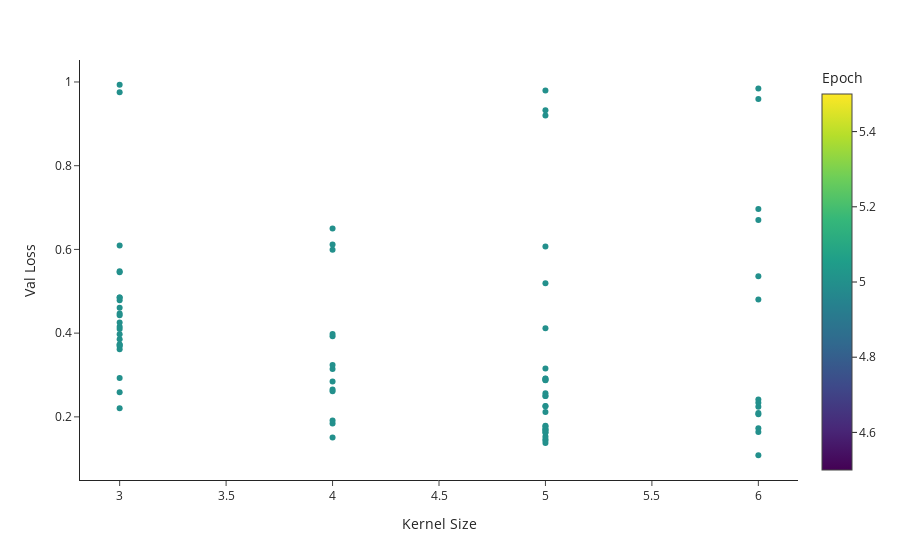

Notebook code cell kept with this figure:
### Code cell
px.scatter(data, x="Kernel Size", y="Val Loss", color="Epoch")

### Figure 1 — Plotly figure (JSON) as saved in the notebook; plotly's stock layout.template omitted (floating-point values rounded to 4 significant figures)
{"data": [{"hovertemplate": "Kernel Size=%{x}<br>Val Loss=%{y}<br>Epoch=%{marker.color}<extra></extra>", "legendgroup": "", "marker": {"color": [5, 5, 5, 5, 5, 5, 5, 5, 5, 5, 5, 5, 5, 5, 5, 5, 5, 5, 5, 5, 5, 5, 5, 5, 5, 5, 5, 5, 5, 5, 5, 5, 5, 5, 5, 5, 5, 5, 5, 5, 5, 5, 5, 5, 5, 5, 5, 5, 5, 5, 5, 5, 5, 5, 5, 5, 5, 5, 5, 5, 5, 5, 5, 5, 5, 5, 5, 5, 5, 5, 5, 5, 5, 5, 5, 5, 5, 5], "coloraxis": "coloraxis", "symbol": "circle"}, "mode": "markers", "name": "", "orientation": "v", "showlegend": false, "type": "scatter", "x": [6, 5, 5, 5, 4, 5, 5, 5, 6, 5, 5, 5, 6, 5, 5, 4, 4, 6, 6, 5, 3, 6, 5, 5, 6, 6, 5, 5, 5, 3, 4, 4, 4, 5, 5, 5, 5, 3, 4, 5, 4, 3, 3, 3, 3, 3, 4, 3, 4, 3, 5, 3, 3, 3, 3, 3, 3, 6, 3, 3, 5, 6, 3, 3, 4, 5, 3, 4, 4, 6, 6, 5, 5, 6, 3, 5, 6, 3], "xaxis": "x", "y": [0.1083, 0.1377, 0.1437, 0.1472, 0.1505, 0.153, 0.1622, 0.1634, 0.1636, 0.1683, 0.1691, 0.1725, 0.1726, 0.1775, 0.1786, 0.1842, 0.1916, 0.206, 0.209, 0.2117, 0.2208, 0.2241, 0.2253, 0.2258, 0.2335, 0.2413, 0.2497, 0.25, 0.2566, 0.259, 0.2614, 0.2656, 0.2844, 0.2877, 0.2882, 0.2913, 0.2915, 0.2928, 0.3145, 0.3158, 0.3239, 0.3614, 0.3689, 0.3723, 0.3728, 0.3853, 0.3926, 0.3972, 0.3977, 0.4099, 0.4119, 0.4151, 0.4254, 0.4428, 0.4471, 0.4608, 0.4785, 0.4801, 0.485, 0.4852, 0.5191, 0.5361, 0.5454, 0.5477, 0.5991, 0.6071, 0.6091, 0.612, 0.6499, 0.6705, 0.6967, 0.9202, 0.9324, 0.9591, 0.9757, 0.9797, 0.9846, 0.9934], "yaxis": "y"}], "layout": {"coloraxis": {"colorbar": {"title": {"text": "Epoch"}}, "colorscale": [[0, "#440154"], [0.1111, "#482878"], [0.2222, "#3e4989"], [0.3333, "#31688e"], [0.4444, "#26828e"], [0.5556, "#1f9e89"], [0.6667, "#35b779"], [0.7778, "#6ece58"], [0.8889, "#b5de2b"], [1, "#fde725"]]}, "legend": {"tracegroupgap": 0}, "margin": {"t": 60}, "xaxis": {"anchor": "y", "domain": [0, 1], "title": {"text": "Kernel Size"}}, "yaxis": {"anchor": "x", "domain": [0, 1], "title": {"text": "Val Loss"}}}}
